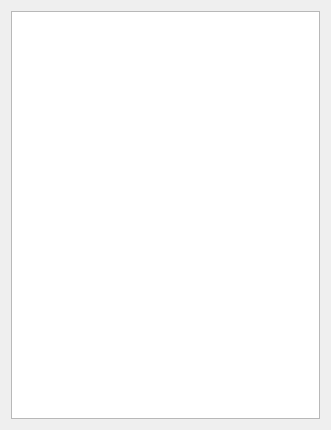
<?xml version="1.0" encoding="UTF-8"?>
<ui version="4.0">
 <class>hs</class>
 <widget class="QDialog" name="hs">
  <property name="geometry">
   <rect>
    <x>0</x>
    <y>0</y>
    <width>331</width>
    <height>430</height>
   </rect>
  </property>
  <property name="sizePolicy">
   <sizepolicy hsizetype="Preferred" vsizetype="MinimumExpanding">
    <horstretch>0</horstretch>
    <verstretch>0</verstretch>
   </sizepolicy>
  </property>
  <property name="windowTitle">
   <string>Highscore</string>
  </property>
  <layout class="QGridLayout" name="gridLayout">
   <item row="0" column="0">
    <widget class="QTableView" name="tableView"/>
   </item>
  </layout>
 </widget>
 <resources/>
 <connections/>
</ui>
